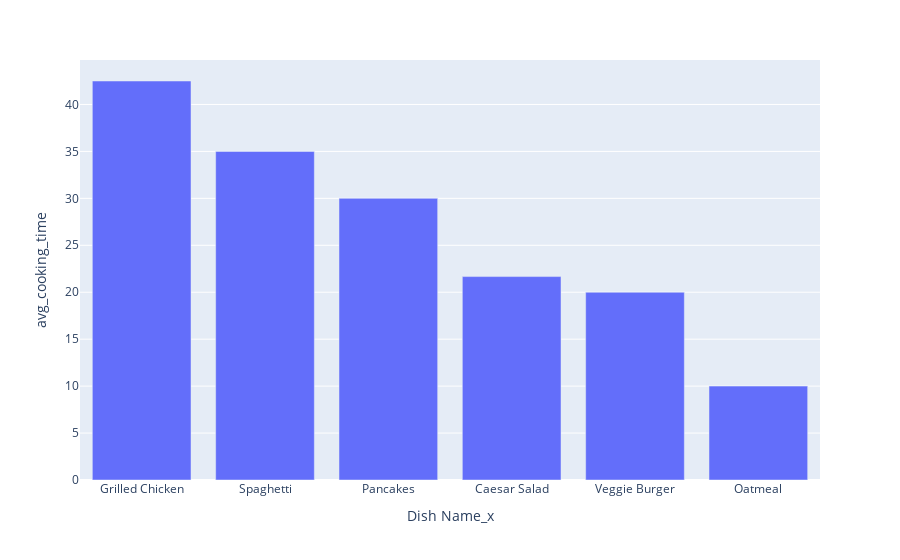

Notebook code cell kept with this figure:
### Code cell
fig = px.bar(
    analysis_4,
    x="Dish Name_x",
    y="avg_cooking_time",
    height=800,
)
fig.show()

### Figure 1 — Plotly figure (JSON) as saved in the notebook; plotly's stock layout.template omitted (floating-point values rounded to 4 significant figures)
{"data": [{"alignmentgroup": "True", "hovertemplate": "Dish Name_x=%{x}<br>avg_cooking_time=%{y}<extra></extra>", "legendgroup": "", "marker": {"color": "#636efa", "pattern": {"shape": ""}}, "name": "", "offsetgroup": "", "orientation": "v", "showlegend": false, "textposition": "auto", "type": "bar", "x": ["Grilled Chicken", "Spaghetti", "Pancakes", "Caesar Salad", "Veggie Burger", "Oatmeal"], "xaxis": "x", "y": [42.5, 35, 30, 21.67, 20, 10], "yaxis": "y"}], "layout": {"autosize": true, "barmode": "relative", "legend": {"tracegroupgap": 0}, "margin": {"t": 60}, "xaxis": {"anchor": "y", "autorange": true, "domain": [0, 1], "range": [-0.5, 5.5], "title": {"text": "Dish Name_x"}, "type": "category"}, "yaxis": {"anchor": "x", "autorange": true, "domain": [0, 1], "range": [0, 44.74], "title": {"text": "avg_cooking_time"}, "type": "linear"}}}
